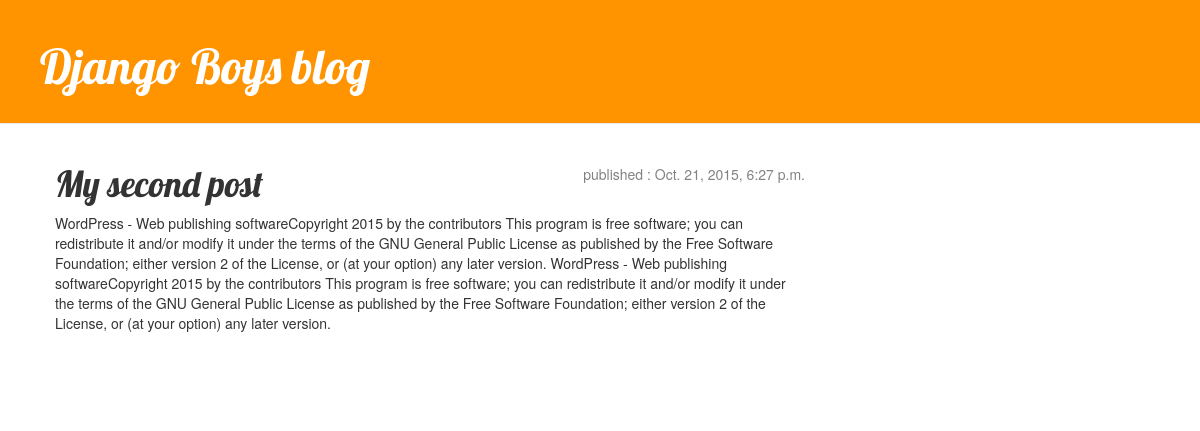
The app's page /post/4/ with its own data.
### blog/models.py (models this page shows, shortened)
class Post(models.Model):
    author = models.ForeignKey('auth.user')
    title = models.CharField(max_length= 255)
    text = models.TextField()
    created_date = models.DateTimeField(
        default = timezone.now
    )
    published_date = models.DateTimeField(
        blank = True, null = True
    )

### blog/views.py (the view)
# urls.py: url(r'^post/(?P<pk>[0-9]+)/$', views.post_detail, name='post_detail')
def post_detail(request, pk):
    post = get_object_or_404(Post, pk=pk)
    return render(request,'blog/post_detail.html',{'post': post})

### blog/templates/blog/post_detail.html (shortened to what this page needs)
<html>
    <head>
        <link rel="stylesheet" href="https://maxcdn.bootstrapcdn.com/bootstrap/3.3.5/css/bootstrap.min.css">
        <link rel="stylesheet" href="https://maxcdn.bootstrapcdn.com/bootstrap/3.3.5/css/bootstrap-theme.min.css">
        <link rel="stylesheet" href="../../static/css/blog.css">
    </head>
    <body>
        <div class="page-header">
            <h1><a href="">Django Boys blog</a></h1>
        </div>
        <div class="content container">
            <div class="row">
                <div class="col-md-8">
                    {% block content %}
                        <div class="post">
                           <div class="date">
                                 <p>published : {{ post.published_date }}</p>
                           </div>
                          <h1>{{ post.title }}</h1>
                           <p>{{ post.text|linebreaks }}</p>
                       </div>
                     {% endblock %}
                </div>
            </div>
        </div>
    </body>
    </body>
</html>

### blog/static/css/blog.css (style rules this page uses)
h1 a { color: #000000; font-family: 'Lobster'; }
.page-header { background-color: #FF9400; margin-top: 0; padding: 20px 20px 20px 40px; }
.page-header h, .page-header h1 a, .page-header h a:visited,.page-header h1 a:active { color: #FFFFFF; font-size: 36pt; text-decoration: none; }
.content { margin-left: 40px; margin-right: 40px; }
h1,h2,h3,h4 { font-family: 'Lobster', cursive; }
.date { float: right; color: #828282; }
.post { margin-bottom: 70px; }

### records on screen
Post: published_date "Oct. 21, 2015, 6:27 p.m.", title "My second post", text "WordPress - Web publishing softwareCopyright 2015 by the contributors This program is free software; you can redistribute it and/or modify it under the terms of the GNU General Public License as published by the Free Software Foundation; either version 2 of the License, or (at your option) any later version. WordPress - Web publishing softwareCopyright 2015 by the contributors This program is free software; you can redistribute it and/or modify it under the terms of the GNU General Public License as published by the Free Software Foundation; either version 2 of the License, or (at your option) any later version."
